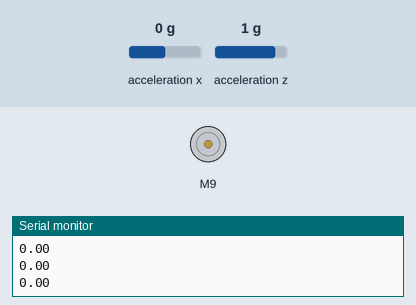
Recording of a sketch running on a simulated Arduino Nano, built with avr-gcc and run on an emulated ATmega328P. Parts: DC motor (green arrow = forward, orange = backward, longer = faster), the last lines printed to the serial monitor. The inputs (shaded band) are chosen by the test bench; at power-on: acceleration x 0 g, acceleration z 1 g.

Above: at 1.2 s.
1.3 s: acceleration x set to -1.4 g
At 2.5 s:
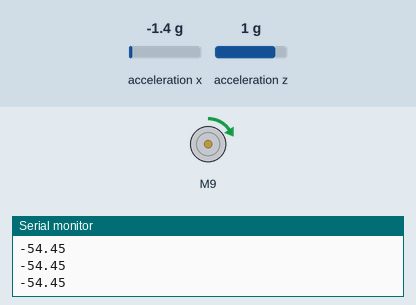
2.8 s: acceleration x set to 0.8 g
At 3.8 s:
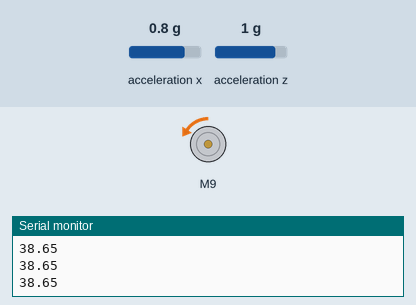
Timing chart, 0 to 5.8 s (numbered marks = the images above; inputs shaded):
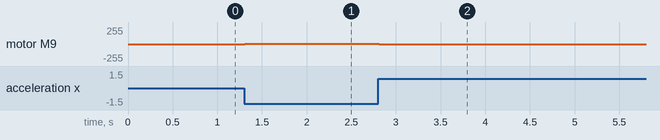

The sketch:

orientationwaccelonly.ino
```cpp
#include <SparkFun_MMA8452Q.h>
#include <BTS7960.h>
#include <Wire.h>

// Wire/i2c pins on arduino nano are A4 & A5

MMA8452Q accel;

const uint8_t EN = 8;
const uint8_t L_PWM = 9;
const uint8_t R_PWM = 10;

BTS7960 orientationMotor(EN, L_PWM, R_PWM);

void setup() {
    // Open serial communications
    Serial.begin(9600);
    Wire.begin();
    if(accel.begin() == false){
      Serial.println("Device not connected, startup failed.");
    }
//    orientationMotor.Disable();
}

void loop() {
    //accelerometer data retrieval
    if(accel.available()){
//      Serial.println(accel.getCalculatedX(), 3);

    //rotating using that value
    //error = setpoint - current posiiton, so the motor should rotate clockwise if the value is positive & counterclockwise if negative until its at the setpoint again.
      int speed = 7;
    //7 is the speed used for the test motor, acutal motor should be at ~100%(255)
      float setpoint = 0;
      float roll=atan2(accel.getX(),accel.getZ())*180/3.141592654;
      float error = setpoint - roll; //error value determined by desired setpoint(in this case its zero) and current measured position
      Serial.println(roll);
        if(error != 0){
        //this f statement decide what range of values are acceptable for error to be zero, 0 meaning it must be exactly the setpoint
        if(int(error < 0)){
            orientationMotor.Enable();
            orientationMotor.TurnLeft(speed);
          }
        if(int(error > 0)){
            orientationMotor.Enable();
            orientationMotor.TurnRight(speed);
          }
      }
      else{
        orientationMotor.Stop();
//        orientationMotor.Disable();
      }
    }

}
```

Measured:
- after the input at 1.3 s, motor M9: stopped → forward 7/255 at once
- after the input at 2.8 s, motor M9: forward 7/255 → backward 7/255 at once
